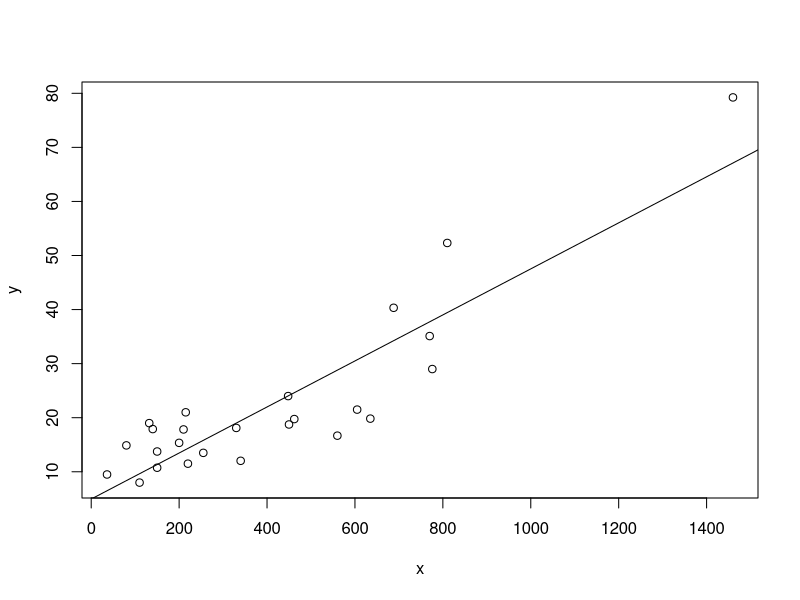
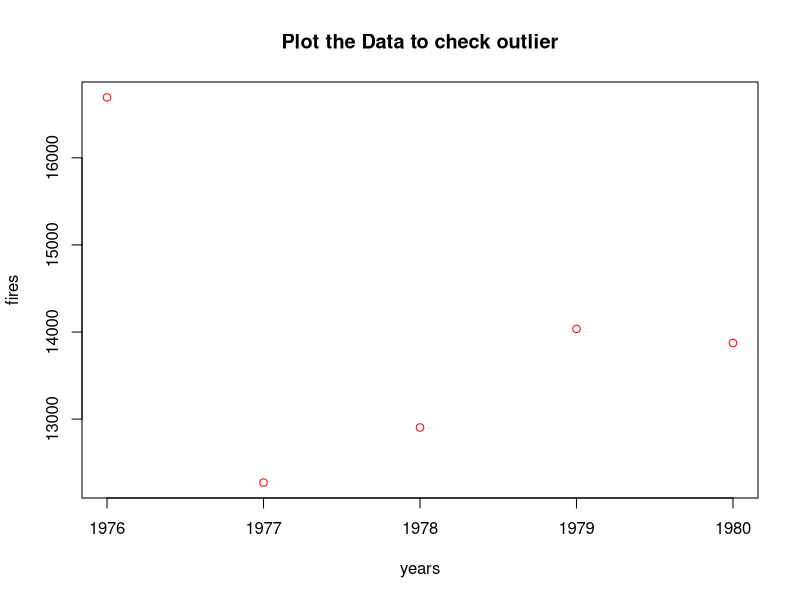
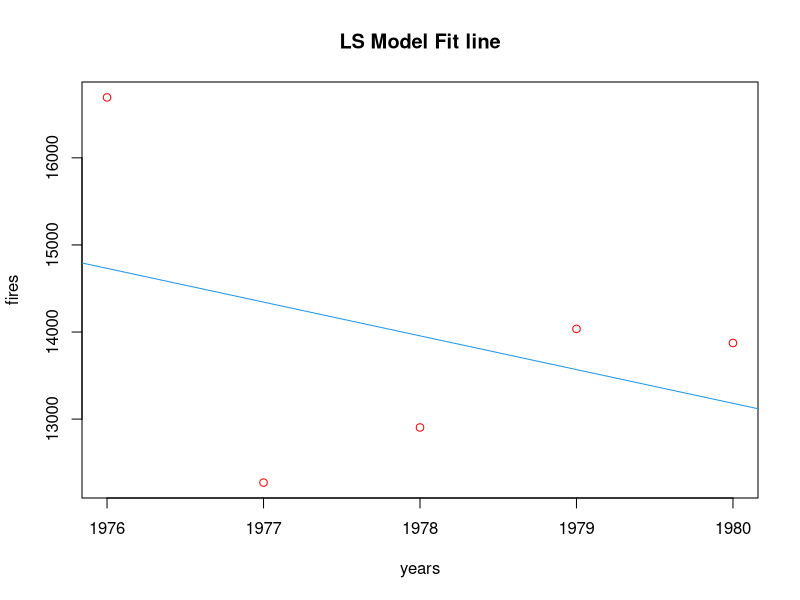
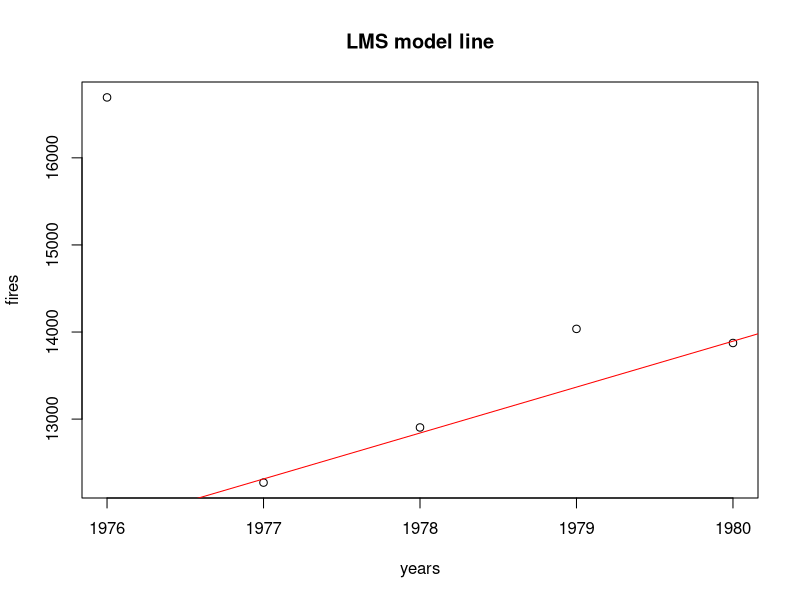
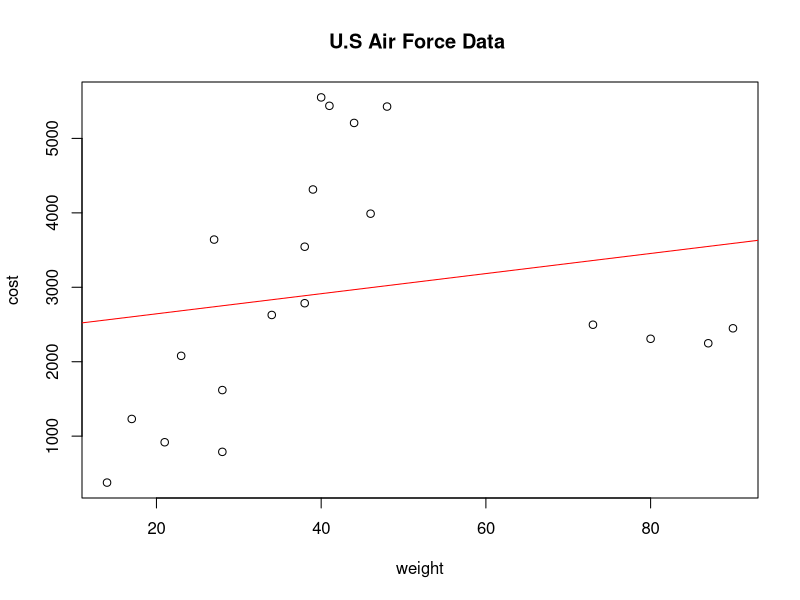
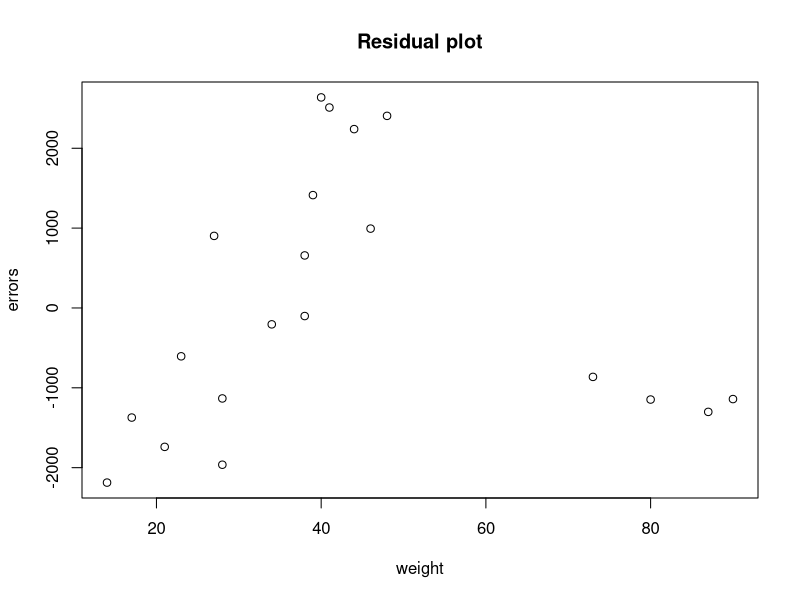
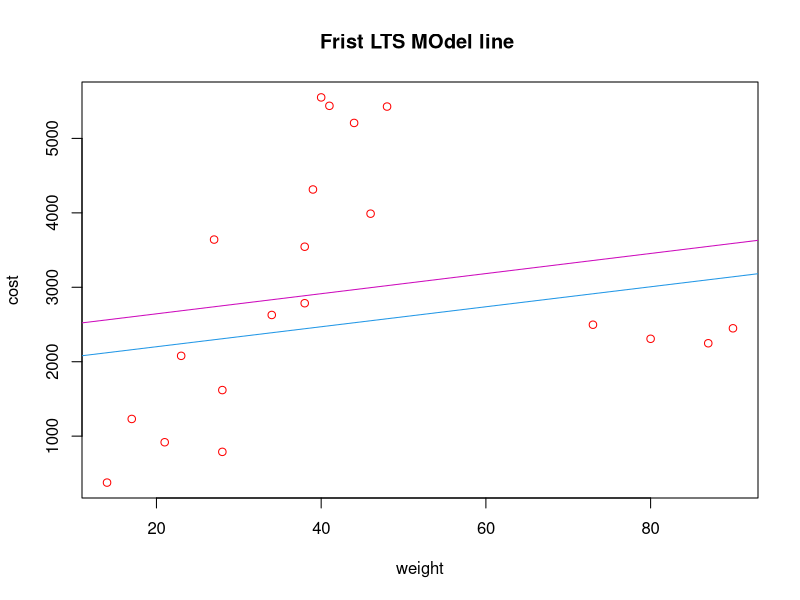
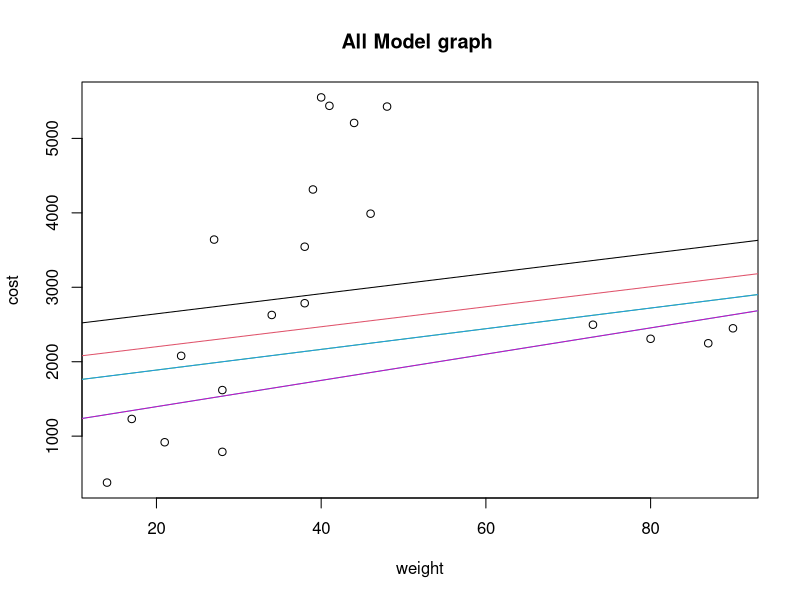

Generate these figures, in order, with R:
#Question 03
Y<-c(67.50,75.44, 109.7,105.44, 109.4, 85.83,  76.7,129.42,104.24,125.83,153.99,152.92,160.03,176.33,174.53)
X<-c(80.09,72.57,112.14,121.57,125.60,131.48,131.54,145.60,168.56,171.48,203.54,222.85,230.93,232.99,261.18)

ols<-lm(Y~X)
summary(ols)
mse<-summary(ols)$sigma**2 
mse

data<-data.frame(Y,X)
data

data1<-data[order(data$X),] 
data1  
x<-data1$X;x
y<-matrix(data1$Y);y


##Wald Method####
z<-array(length(x))
for (i in 1:length(x)) {
  if(x[i]<=median(x))
    z[i]=-1
  else
    z[i]=1
}
x.mat<-cbind(1,x)
x.mat
z.mat<-cbind(1,z)
z.mat

###Estimation of parameters#####
t1<-solve(t(z.mat)%*%x.mat);t1
t2<-t(z.mat)%*%y;t2
b.hat<-t1%*%t2;b.hat  			
a.iv.hat<-b.hat[1];a.iv.hat
b.iv.hat<-b.hat[2];b.iv.hat

#####Variance####
###(part-B)
v1<-solve(t(z.mat)%*%x.mat)
v2<-t(z.mat)%*%(z.mat)
v3<-solve(t(x.mat)%*%z.mat)
var.mat<-mse*(v1%*%v2%*%v3);var.mat   							     
var.a.iv<-var.mat[1,1];var.a.iv   
var.b.iv<-var.mat[2,2];var.b.iv 

#Bartlett method######
n1<-round(length(X)/3);n1
n2<-2*n1+1;n2
x1<-c(x[1:n1],x[n2:length(x)]);x1
y1<-matrix(c(y[1:n1],y[n2:length(x)]));y1

z<-array(length(x1))
for (i in 1:length(x1)) {
  if(x1[i]<=median(x1))
    z[i]=-1
  else
    z[i]=1
}
x.mat<-cbind(1,x1);x.mat
z.mat<-cbind(1,z);z.mat

###Estimation of parameters#####
t1<-solve(t(z.mat)%*%x.mat);t1
t2<-t(z.mat)%*%y1;t2
b.hat<-t1%*%t2;b.hat  			
a.iv.hat<-b.hat[1];a.iv.hat
b.iv.hat<-b.hat[2];b.iv.hat

#####Variance####
v1<-solve(t(z.mat)%*%x.mat)
v2<-t(z.mat)%*%(z.mat)
v3<-solve(t(x.mat)%*%z.mat)
var.mat<-mse*(v1%*%v2%*%v3);var.mat   							     
var.a.iv<-var.mat[1,1];var.a.iv   
var.b.iv<-var.mat[2,2];var.b.iv 

#Durbin method##
z<-rank(x)				
x.mat<-cbind(1,x);x.mat
z.mat<-cbind(1,z);z.mat

###Estimation of parameters#####
t1<-solve(t(z.mat)%*%x.mat);t1
t2<-t(z.mat)%*%y;t2
b.hat<-t1%*%t2;b.hat  			
a.iv.hat<-b.hat[1];a.iv.hat
b.iv.hat<-b.hat[2];b.iv.hat

#####Variance####
v1<-solve(t(z.mat)%*%x.mat)
v2<-t(z.mat)%*%(z.mat)
v3<-solve(t(x.mat)%*%z.mat)
var.mat<-mse*(v1%*%v2%*%v3);var.mat   							     
var.a.iv<-var.mat[1,1];var.a.iv   
var.b.iv<-var.mat[2,2];var.b.iv     



#question 4
y<-c( 16.68, 11.50, 12.03, 14.88, 13.75, 18.11, 8.00, 17.83, 79.24, 21.50, 40.33, 21.00, 13.50,
      19.75, 24.00 ,29.00, 15.35, 19.00, 9.50, 35.10, 17.90, 52.32, 18.75 ,19.83, 10.75)
x<-c(560, 220, 340, 80, 150, 330, 110 , 210, 1460, 605, 688, 215, 255 , 462, 448, 776,
     200, 132 , 36, 770, 140, 810 , 450, 635, 150)
model<-lm(y~x);model
plot(x,y)
abline(model)
###High leverage value
d=(x-mean(x))^2/(sum((x-mean(x))^2));d
n=length(x);n
hii=(1/n)+d
hii
######
h<-hat(x);h
###Cut-off Point#####
p=2
CP=2*(p/n);CP ### Twice the mean rule
CP>hii
which(hii>CP)
#####outlier
r<-model$residuals;r
msr<-sum(r^2)/(n-p);msr
ar<-abs(r);ar
di<-ar/sqrt(msr);di ##Standardized residuals
out<-di[di>3];out
#or
ri<-ar/sqrt(msr*(1-h));ri ##Studentized residuals
out<-ri[ri>3];out
#### Influential Observation#####
cdi<-(h*ri^2)/(p*(1-h));cdi
IO<-cdi[cdi>1];IO
###
cooks.distance(model)
####
y.hat=4.96116+.04257*x
y.hat
ei=y-y.hat;ei
sl.<-c(1:25)
data2=data.frame(sl.,y,x,y.hat,ei,hii,di,ri,cdi);data2
View(data2)

# ️egulo enmi dilam pore customize korar jonno,  Change 9th Y
# y2 <- y; y2[9] <- 65.24
# y3 <- y; x3 <- x
# y3[c(9,22)] <- c(65.24, 35.32)
# analyze_regression <- function(x, y) {return(data2)}


#question 5

years <- 1976:1980
fires <- c(16694, 12271, 12904, 14036, 13874)
plot(years, fires, main="Plot the Data to check outlier", col="red")
plot(years, fires, main="LS Model Fit line", col = "red")
abline( lm ( fires ~ years ), col= 4)

n=5
p=1
h = ((n/2)+(p+1)/2) #(eta =3dhorte hobe) of obs. Each group

## Create afunction to collect median squre of errors
med.er.sq <- function( x, y){
  new <- data.frame(y, x)
  model <- lm(y ~ x)
  errors <- y - predict(model, new)
  med.er.sqr <- median(errors^2)
  return (med.er.sqr)
}

## medain Erros Squre calculation
e1 <- med.er.sq(years[c(1,2,3)], fires[c(1,2,3)]) ## 1.line
e2 <- med.er.sq(years[c(1,2,4)], fires[c(1,2,4)]) ## 2.line
e3 <- med.er.sq(years[c(1,2,5)], fires[c(1,2,5)]) ## 3.line
e4 <- med.er.sq(years[c(1,3,4)], fires[c(1,3,4)]) ## 4.line
e5 <- med.er.sq(years[c(1,3,5)], fires[c(1,3,5)]) ## 5.line
e6 <- med.er.sq(years[c(1,4,5)], fires[c(1,4,5)]) ## 6.line
e7 <- med.er.sq(years[c(2,3,4)], fires[c(2,3,4)]) ## 7.line
e8 <- med.er.sq(years[c(2,3,5)], fires[c(2,3,5)]) ## 8.line
e9 <- med.er.sq(years[c(2,4,5)], fires[c(2,4,5)]) ## 9.line
e10 <- med.er.sq(years[c(3,4,5)], fires[c(3,4,5)]) ##10.lines

## Find least median squre of errors
e <-c(e1, e2, e3, e4, e5, e6, e7, e8, e9, e10)
summary(e)
which.min(e)

## Fitted LMS model
x <- years[c(2,3,5)]
y <- fires[c(2,3,5)]
lms.model <- lm(y ~ x)
lms.model
## Graph of LMS
plot(years, fires, main= "LMS model line")
abline(lms.model, col= "red")


#question 06
## U.S Air Force Data
## Cost and Weight
cost <- c(2449, 2248, 3545, 789, 1619, 2079, 918, 1231, 3641, 4314, 2628, 3989,
          2308, 376, 5428, 2786, 2497, 5551, 5208, 5438)
weight <-c(90, 87, 38, 28, 28, 23, 21, 17, 27, 39, 34, 46, 80, 14, 48, 38, 73, 40, 44,
           41)
## Graph
plot(weight, cost, main = "U.S Air Force Data ")
abline(lm(cost~weight), col = "red") ## SL fit line
## create a data frame
myData <- data.frame(cost,weight)
## LS model Fit And Take Residuals
LS <- lm(cost ~ weight, data= myData)
errors <- LS$residuals
myData$residual <- errors
sort(errors)
## Graph of Residual
plot(weight, errors, main = "Residual plot")
## trimmed the data
n = 20
p = 1
alpha = .20 ## 20% data trimmed
h = ((1-alpha)*n)+((p+1)/2)
h= 17 ## 3 large residual omit from data respectively
## trim data collection
t1.data <- myData[myData$residual < 2405, ]
t1.data
## model fit with trim data
LTS_model_1 <- lm(cost ~ weight,data = t1.data)
## See the model cofficient
LTS_model_1
##Graph
plot(weight, cost, main = "Frist LTS MOdel line ",
     col = "red")
abline(LTS_model_1, col = 4)
abline(lm(cost~weight), col = 6)

## again check residual omit h obs.
t1.data$residual <- LTS_model_1$residuals
n=17
alpha = .2
p=1
h = ((1-alpha)*n)+((p+1)/2) ## h =14.6 close to 15
# sort Residuals
sort(t1.data$residual) ## sort residuals and omit 2 large residauls.
## trim two data
t2.data <- t1.data[t1.data$residual < 1857, ]

LTS_model_2 <- lm(cost ~ weight, data = t2.data )
## LTS 2 model
## trimmed three data
t3.data <- t2.data[t2.data$residual < 1655, ]
LTS_model_3 <- lm(cost ~ weight, data = t3.data )
## LTS 3 model
t3.data$residual <- LTS_model_3$residuals
sort(t3.data$residual)
## trimmed four data
t4.data <- t3.data[t3.data$residual < 1406, ]
LTS_model_4 <- lm(cost ~ weight, data = t4.data )
## LTS 4 model
t4.data$residual <- LTS_model_4$residuals
sort(t4.data$residual)

## trim five data
t5.data <- t4.data[t4.data$residual < 1071.84893, ]
LTS_model_5 <- lm(cost ~ weight, data = t5.data )
## LTS 5 model

## all model graph
plot(weight, cost, main = "All Model graph ")
abline(lm(cost~weight))
abline(LTS_model_1, col= 2)
abline(LTS_model_2, col= 3)
abline(LTS_model_3, col= 4)
abline(LTS_model_4, col= 5)
abline(LTS_model_5, col= 6)

#######another method
cost <- c(2449, 2248, 3545, 789, 1619, 2079, 918, 1231, 3641, 4314, 2628, 3989,
          2308, 376, 5428, 2786, 2497, 5551, 5208, 5438)
weight <-c(90, 87, 38, 28, 28, 23, 21, 17, 27, 39, 34, 46, 80, 14, 48, 38, 73, 40, 44,
           41)

myData = data.frame(cost, weight)
ls_model = lm(cost ~ weight, data = myData)
myData$residuals = abs(ls_model$residuals)

LTS_step = function(data, alpha = 0.2, p =1) {
  n = nrow(data)
  h = round((1 - alpha)*n + (p+1)/2)
  
  # sort by smallest absolute residuals
  sort_data = data[order(data$residuals), ]
  # keep 1st h data
  trimmed_data = sort_data[1:h, ]
  
  # Fit new model
  model = lm(cost ~ weight, data = trimmed_data)
  trimmed_data$residuals = abs(model$residuals)
  list(model = model, data = trimmed_data)
}

# Iteratively apply LTS trimming steps
step1 = LTS_step(myData)
step2 = LTS_step(step1$data)
step3 = LTS_step(step2$data)
step4 = LTS_step(step3$data)
step5 = LTS_step(step4$data)
step6 = LTS_step(step5$data)

# Final Model
model_ls = ls_model
model_lts1 = step1$model
model_lts2 = step2$model
model_lts3 = step3$model
model_lts4 = step4$model
model_lts5 = step5$model
model_lts6 = step6$model
# Plot models
plot(weight, cost, main = "All model graph")
abline(model_ls, col=1)
abline(model_lts1, col=2)
abline(model_lts2, col=3)
abline(model_lts3, col=4)
abline(model_lts4, col=5)
abline(model_lts5, col=6)
abline(model_lts6, col=7)
legend("topright", c("LS", paste0("LTS", 1:6)), col = 1:7, lty = 1)


#binary _ dependent(terminant) _ covariTE_categorical_option(hosmer lemeshow)
#classification ta, var in eq, hosmer,model

#multinomial logistic _ dependent(bfast) _ factorial(nominal,ordinal)_cova(other/continous)
#comment-parameter estimation- 

#poisson _ gene linear mod-type(poisson)-response(dependent(award))-response(pre(prog),cov(math))
#option(descending)_model(prog,math)_statistics(include exponen)
#comment_omnibus test_parameter esti


